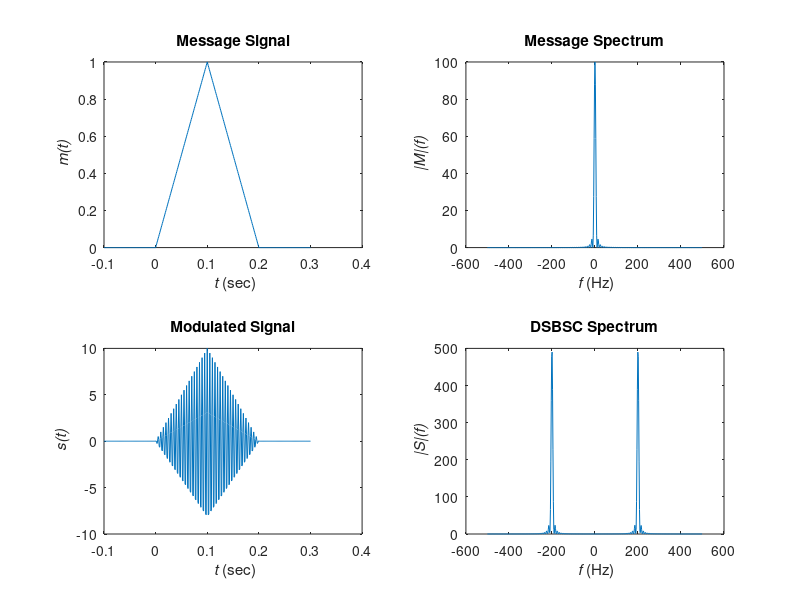
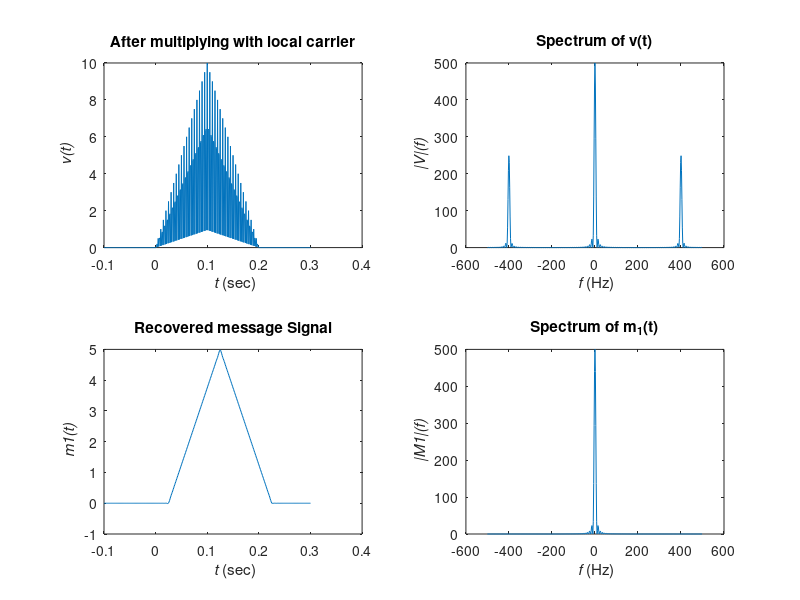

These charts were generated, in order, by the following MATLAB code:
% To demonstrate DSBSC modulation
close all
clear all

% Set the parameters for the simulation

Ts = 0.001; % Time resolution
Ac = 10;    % Carrier amplitude
fc = 200;   % Carrier frequency in Hz
Nlpf = 50;  % Length of the FIR LPF at the receiver
Bm = 150;   % Bandwidth of the FIR LPF

% Generating m(t)

t = [-0.1:Ts:0.3];          % The time range for displaying the signals
mt = zeros(1,length(t));

% Defining m(t) according to the given expression
mt(t >= 0 & t < 0.1) = 10 * t(t >= 0 & t < 0.1);
mt(t >= 0.1 & t <= 0.2) = 10 * (0.2 - t(t >= 0.1 & t <= 0.2));

% Multiplying m(t) with the carrier to generate s(t)
st = mt .* (Ac * cos(2*pi*fc*t));

% To compute and plot the spectra of m(t) and s(t). We will use the fft command to compute the spectrum
Nfft = length(t);               % Find the length of m(t)
Nfft = 2^(ceil(log2(Nfft)));    % Set the FFT length as the next higher power of 2

f = ((-Nfft/2):(Nfft/2)-1)/(Nfft*Ts); % Set the frequency scale, to display the FFT output in terms of analog frequency (in Hz)

Mf = fft(mt,Nfft);              % Spectrum of m(t)
Mf = fftshift(Mf);              % Circularly shift the FFT output to bring the dc component to the center, so that the spectrum plot will be from -pi to pi

Sf = fft(st,Nfft);              % Spectrum of s(t)
Sf = fftshift(Sf);

% Demodulation

% Multiply s(t) with the local carrier to generate v(t)
vt = st .* cos(2*pi*fc*t);

% We need to apply an LPF on v(t) to obtain m1(t), the recovered version of
% m(t). We will use an FIR LPF for this purpose.

% Design the LPF using fir1. The cutoff frequency is to be specified as a
% fraction of the sampling frequency (fs = 1/Ts)
h = fir1(Nlpf, 2*Bm*Ts);

% Filter v(t) with the LPF
m1t = filter(h,1,vt);

% Find the spectra of v(t) and m1(t)
Vf = fft(vt,Nfft);
Vf = fftshift(Vf);

M1f = fft(m1t,Nfft);
M1f = fftshift(M1f);

% Plot the results

figure;
subplot(221)
plot(t,mt);
title('Message Signal');
xlabel('{\it t} (sec)');
ylabel('{\it m(t)}');

subplot(223)
plot(t,st);
title('Modulated Signal');
xlabel('{\it t} (sec)');
ylabel('{\it s(t)}');

subplot(222)
plot(f,abs(Mf));
title('Message Spectrum');
xlabel('{\it f} (Hz)');
ylabel('{\it |M|(f)}');

subplot(224)
plot(f,abs(Sf));
title('DSBSC Spectrum');
xlabel('{\it f} (Hz)');
ylabel('{\it |S|(f)}');

figure;
subplot(221)
plot(t,vt);
title('After multiplying with local carrier');
xlabel('{\it t} (sec)');
ylabel('{\it v(t)}');

subplot(223)
plot(t,m1t);
title('Recovered message Signal');
xlabel('{\it t} (sec)');
ylabel('{\it m1(t)}');

subplot(222)
plot(f,abs(Vf));
title('Spectrum of v(t)');
xlabel('{\it f} (Hz)');
ylabel('{\it |V|(f)}');

subplot(224)
plot(f,abs(M1f));
title('Spectrum of m_1(t)');
xlabel('{\it f} (Hz)');
ylabel('{\it |M1|(f)}');



